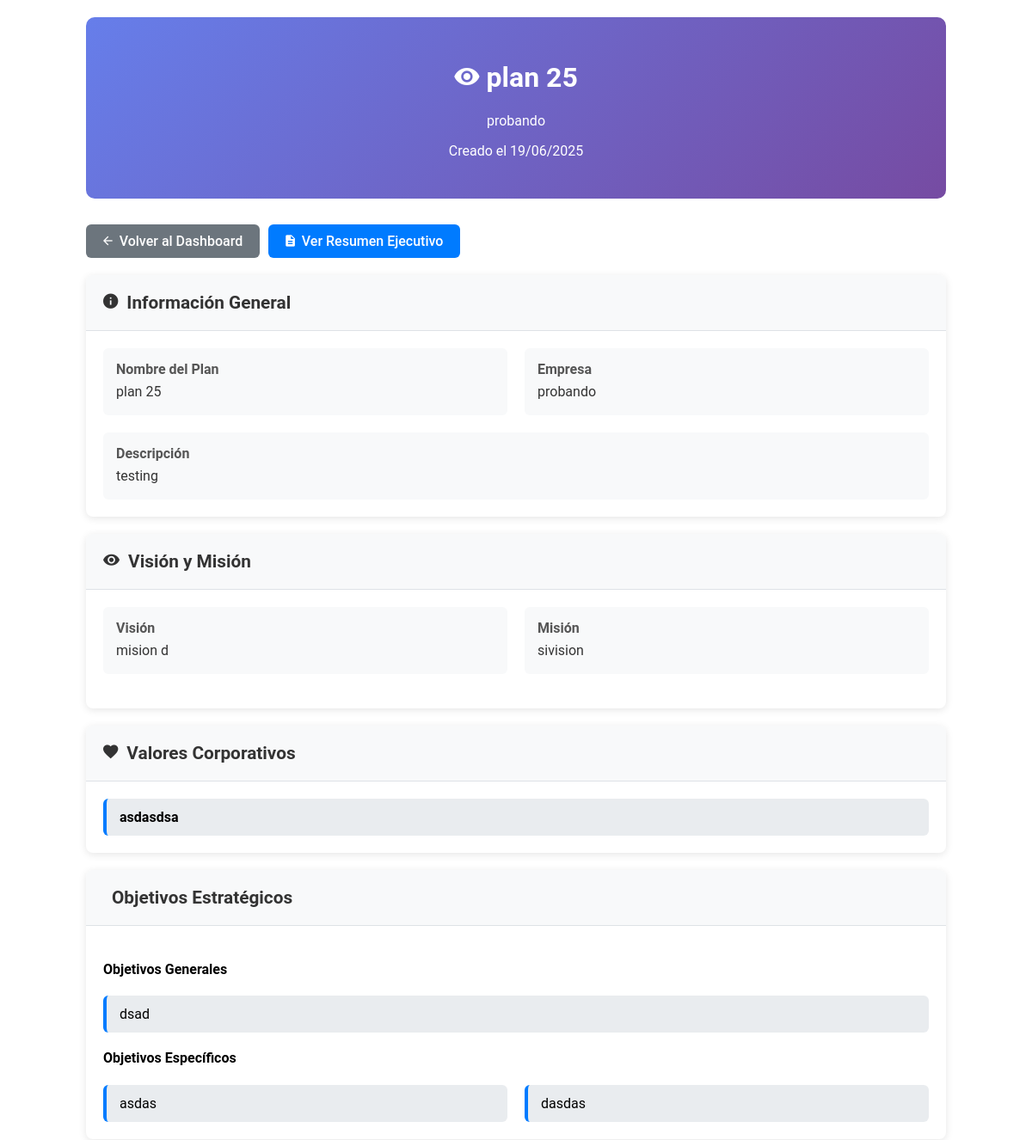
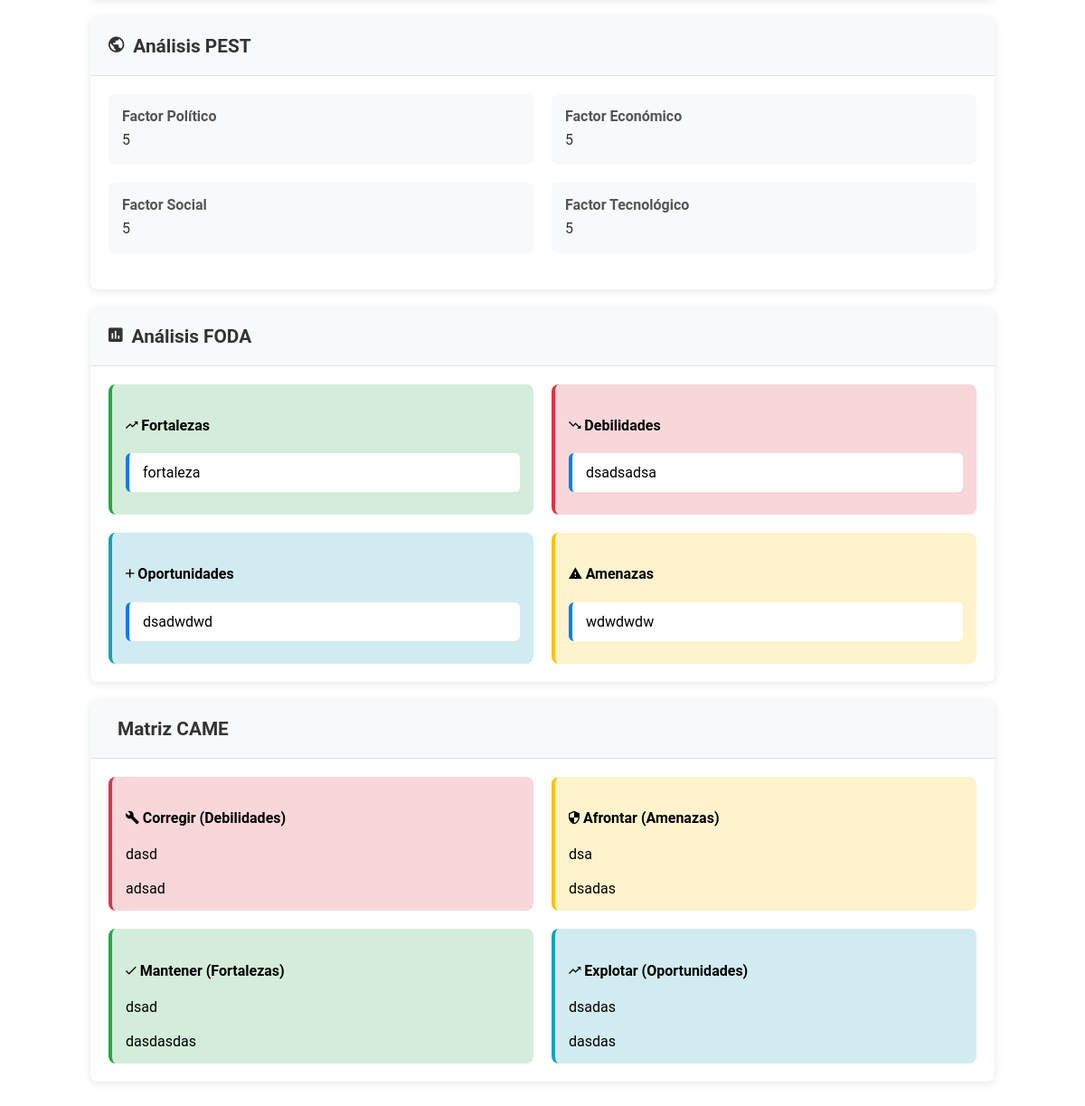
Page /Vista/ver_plan.php?id=23 (signed in) on the committed database (2 pictures, top to bottom).
### tables this page shows
CREATE TABLE IF NOT EXISTS `tb_plan_estrategico` (
  `id_plan` int(11) NOT NULL AUTO_INCREMENT,
  `id_usuario` int(11) NOT NULL,
  `nombre_plan` varchar(255) NOT NULL,
  `empresa` varchar(255) NOT NULL,
  `descripcion` text DEFAULT NULL,
  `fecha_creacion` datetime DEFAULT current_timestamp(),
  `fecha_modificacion` datetime DEFAULT current_timestamp() ON UPDATE current_timestamp(),
  `estado` enum('borrador','completado','archivado') DEFAULT 'borrador',
  `logo_empresa` varchar(255) DEFAULT NULL,
  PRIMARY KEY (`id_plan`),
  KEY `idx_usuario` (`id_usuario`),
  CONSTRAINT `fk_plan_usuario` FOREIGN KEY (`id_usuario`) REFERENCES `tb_usuario` (`id_usuario`) ON DELETE CASCADE
);

CREATE TABLE IF NOT EXISTS `tb_vision_mision` (
  `id_vision_mision` int(11) NOT NULL AUTO_INCREMENT,
  `id_plan` int(11) NOT NULL,
  `vision` text NOT NULL,
  `mision` text NOT NULL,
  `fecha_creacion` datetime DEFAULT current_timestamp(),
  PRIMARY KEY (`id_vision_mision`),
  KEY `idx_plan` (`id_plan`),
  CONSTRAINT `fk_vision_mision_plan` FOREIGN KEY (`id_plan`) REFERENCES `tb_plan_estrategico` (`id_plan`) ON DELETE CASCADE
);

CREATE TABLE IF NOT EXISTS `tb_valores` (
  `id_valor` int(11) NOT NULL AUTO_INCREMENT,
  `id_plan` int(11) NOT NULL,
  `valor` varchar(255) NOT NULL,
  `descripcion` text DEFAULT NULL,
  `orden` int(11) DEFAULT 0,
  PRIMARY KEY (`id_valor`),
  KEY `idx_plan` (`id_plan`),
  CONSTRAINT `fk_valores_plan` FOREIGN KEY (`id_plan`) REFERENCES `tb_plan_estrategico` (`id_plan`) ON DELETE CASCADE
);

CREATE TABLE IF NOT EXISTS `tb_objetivos_estrategicos` (
  `id_objetivo` int(11) NOT NULL AUTO_INCREMENT,
  `id_plan` int(11) NOT NULL,
  `objetivo` text NOT NULL,
  `categoria` varchar(100) DEFAULT NULL,
  `prioridad` enum('alta','media','baja') DEFAULT 'media',
  `orden` int(11) DEFAULT 0,
  PRIMARY KEY (`id_objetivo`),
  KEY `idx_plan` (`id_plan`),
  CONSTRAINT `fk_objetivos_plan` FOREIGN KEY (`id_plan`) REFERENCES `tb_plan_estrategico` (`id_plan`) ON DELETE CASCADE
);

CREATE TABLE IF NOT EXISTS `tb_analisis_pest` (
  `id_pest` int(11) NOT NULL AUTO_INCREMENT,
  `id_plan` int(11) NOT NULL,
  `factor_politico` text DEFAULT NULL,
  `factor_economico` text DEFAULT NULL,
  `factor_social` text DEFAULT NULL,
  `factor_tecnologico` text DEFAULT NULL,
  `fecha_creacion` datetime DEFAULT current_timestamp(),
  PRIMARY KEY (`id_pest`),
  KEY `idx_plan` (`id_plan`),
  CONSTRAINT `fk_pest_plan` FOREIGN KEY (`id_plan`) REFERENCES `tb_plan_estrategico` (`id_plan`) ON DELETE CASCADE
);

CREATE TABLE IF NOT EXISTS `tb_fortalezas` (
  `id_fortaleza` int(11) NOT NULL AUTO_INCREMENT,
  `id_plan` int(11) NOT NULL,
  `descripcion` text NOT NULL,
  `orden` int(11) DEFAULT 0,
  `fecha_creacion` timestamp NOT NULL DEFAULT current_timestamp(),
  PRIMARY KEY (`id_fortaleza`),
  KEY `idx_plan` (`id_plan`),
  CONSTRAINT `fk_fortalezas_plan` FOREIGN KEY (`id_plan`) REFERENCES `tb_plan_estrategico` (`id_plan`) ON DELETE CASCADE
);

CREATE TABLE IF NOT EXISTS `tb_debilidades` (
  `id_debilidad` int(11) NOT NULL AUTO_INCREMENT,
  `id_plan` int(11) NOT NULL,
  `descripcion` text NOT NULL,
  `orden` int(11) DEFAULT 0,
  `fecha_creacion` timestamp NOT NULL DEFAULT current_timestamp(),
  PRIMARY KEY (`id_debilidad`),
  KEY `idx_plan` (`id_plan`),
  CONSTRAINT `fk_debilidades_plan` FOREIGN KEY (`id_plan`) REFERENCES `tb_plan_estrategico` (`id_plan`) ON DELETE CASCADE
);

CREATE TABLE IF NOT EXISTS `tb_oportunidades` (
  `id_oportunidad` int(11) NOT NULL AUTO_INCREMENT,
  `id_plan` int(11) NOT NULL,
  `descripcion` text NOT NULL,
  `origen` enum('pest','porter','manual') DEFAULT 'manual',
  `orden` int(11) DEFAULT 0,
  `fecha_creacion` timestamp NOT NULL DEFAULT current_timestamp(),
  PRIMARY KEY (`id_oportunidad`),
  KEY `idx_plan` (`id_plan`),
  CONSTRAINT `fk_oportunidades_plan` FOREIGN KEY (`id_plan`) REFERENCES `tb_plan_estrategico` (`id_plan`) ON DELETE CASCADE
);

CREATE TABLE IF NOT EXISTS `tb_amenazas` (
  `id_amenaza` int(11) NOT NULL AUTO_INCREMENT,
  `id_plan` int(11) NOT NULL,
  `descripcion` text NOT NULL,
  `origen` enum('pest','porter','manual') DEFAULT 'manual',
  `orden` int(11) DEFAULT 0,
  `fecha_creacion` timestamp NOT NULL DEFAULT current_timestamp(),
  PRIMARY KEY (`id_amenaza`),
  KEY `idx_plan` (`id_plan`),
  CONSTRAINT `fk_amenazas_plan` FOREIGN KEY (`id_plan`) REFERENCES `tb_plan_estrategico` (`id_plan`) ON DELETE CASCADE
);

CREATE TABLE IF NOT EXISTS `tb_matriz_came` (
  `id_came` int(11) NOT NULL AUTO_INCREMENT,
  `id_plan` int(11) NOT NULL,
  `corregir` text DEFAULT NULL,
  `afrontar` text DEFAULT NULL,
  `mantener` text DEFAULT NULL,
  `explotar` text DEFAULT NULL,
  `fecha_creacion` datetime DEFAULT current_timestamp(),
  PRIMARY KEY (`id_came`),
  KEY `idx_plan` (`id_plan`),
  CONSTRAINT `fk_came_plan` FOREIGN KEY (`id_plan`) REFERENCES `tb_plan_estrategico` (`id_plan`) ON DELETE CASCADE
);

### Vista/ver_plan.php (the view, shortened to what the rows shown need)
<?php
require_once '../Controllers/PlanEstrategicoController.php';
$controller = new PlanEstrategicoController();
$plan = $controller->obtenerDetallePlan($id_plan);
?>
<!DOCTYPE html>
<html lang="es">
<head>
    <link rel="stylesheet" href="../public/css/main.css">
    <link rel="stylesheet" href="../public/css/material-design-iconic-font.min.css">
</head>
<body>
    <div class="plan-viewer">
        <div class="header">
            <h1><i class="zmdi zmdi-eye"></i> <?php echo htmlspecialchars($plan['nombre_plan']); ?></h1>
            <p><?php echo htmlspecialchars($plan['empresa']); ?></p>
            <p>Creado el <?php echo date('d/m/Y', strtotime($plan['fecha_creacion'])); ?></p>
        </div>
        <div class="section">
            <div class="section-header">
                <h2 class="section-title">
                    <i class="zmdi zmdi-info"></i> Información General
                </h2>
            </div>
            <div class="section-content">
                <div class="info-grid">
                    <div class="info-item">
                        <div class="info-label">Nombre del Plan</div>
                        <div class="info-value"><?php echo htmlspecialchars($plan['nombre_plan']); ?></div>
                    </div>
                    <div class="info-item">
                        <div class="info-label">Empresa</div>
                        <div class="info-value"><?php echo htmlspecialchars($plan['empresa']); ?></div>
                    </div>
                </div>
                <?php if (!empty($plan['descripcion'])): ?>
                <div class="info-item">
                    <div class="info-label">Descripción</div>
                    <div class="info-value"><?php echo nl2br(htmlspecialchars($plan['descripcion'])); ?></div>
                </div>
                <?php endif; ?>
            </div>
        </div>
        <?php if ($plan['vision_mision']): ?>
        <div class="section">
            <div class="section-header">
                <h2 class="section-title">
                    <i class="zmdi zmdi-eye"></i> Visión y Misión
                </h2>
            </div>
            <div class="section-content">
                <div class="info-grid">
                    <div class="info-item">
                        <div class="info-label">Visión</div>
                        <div class="info-value"><?php echo nl2br(htmlspecialchars($plan['vision_mision']['vision'])); ?></div>
                    </div>
                    <div class="info-item">
                        <div class="info-label">Misión</div>
                        <div class="info-value"><?php echo nl2br(htmlspecialchars($plan['vision_mision']['mision'])); ?></div>
                    </div>
                </div>
            </div>
        </div>
        <?php endif; ?>
        <?php if (!empty($plan['valores'])): ?>
        <div class="section">
            <div class="section-header">
                <h2 class="section-title">
                    <i class="zmdi zmdi-favorite"></i> Valores Corporativos
                </h2>
            </div>
            <div class="section-content">
                <div class="list-grid">
                    <?php foreach ($plan['valores'] as $valor): ?>
                    <div class="list-item">
                        <strong><?php echo htmlspecialchars($valor['valor']); ?></strong><br>
                    </div>
                    <?php endforeach; ?>
                </div>
            </div>
        </div>
        <?php endif; ?>
        <?php if (!empty($plan['objetivos'])): ?>
        <div class="section">
            <div class="section-header">
                <h2 class="section-title">
                    <i class="zmdi zmdi-target"></i> Objetivos Estratégicos
                </h2>
            </div>
            <div class="section-content">
                <?php
                $objetivos_generales = array_filter($plan['objetivos'], function($obj) { return $obj['categoria'] === 'general'; });
                $objetivos_especificos = array_filter($plan['objetivos'], function($obj) { return $obj['categoria'] === 'especifico'; });
                ?>
                <?php if (!empty($objetivos_generales)): ?>
                <div class="list-grid">
                    <?php foreach ($objetivos_generales as $objetivo): ?>
                    <div class="list-item">
                        <?php echo htmlspecialchars($objetivo['objetivo']); ?>
                    </div>
                    <?php endforeach; ?>
                </div>
                <?php endif; ?>
                <?php if (!empty($objetivos_especificos)): ?>
                <div class="list-grid">
                    <?php foreach ($objetivos_especificos as $objetivo): ?>
                    <div class="list-item">
                        <?php echo htmlspecialchars($objetivo['objetivo']); ?>
                    </div>
                    <?php endforeach; ?>
                </div>
                <?php endif; ?>
            </div>
        </div>
        <?php endif; ?>
        <?php if ($plan['pest']): ?>
        <div class="section">
            <div class="section-header">
                <h2 class="section-title">
                    <i class="zmdi zmdi-globe"></i> Análisis PEST
                </h2>
            </div>
            <div class="section-content">
                <div class="info-grid">
                    <div class="info-item">
                        <div class="info-label">Factor Político</div>
                        <div class="info-value"><?php echo nl2br(htmlspecialchars($plan['pest']['factor_politico'])); ?></div>
                    </div>
                    <div class="info-item">
                        <div class="info-label">Factor Económico</div>
                        <div class="info-value"><?php echo nl2br(htmlspecialchars($plan['pest']['factor_economico'])); ?></div>
                    </div>
                    <div class="info-item">
                        <div class="info-label">Factor Social</div>
                        <div class="info-value"><?php echo nl2br(htmlspecialchars($plan['pest']['factor_social'])); ?></div>
                    </div>
                    <div class="info-item">
                        <div class="info-label">Factor Tecnológico</div>
                        <div class="info-value"><?php echo nl2br(htmlspecialchars($plan['pest']['factor_tecnologico'])); ?></div>
                    </div>
                </div>
            </div>
        </div>
        <?php endif; ?>
        <div class="section">
            <div class="section-header">
                <h2 class="section-title">
                    <i class="zmdi zmdi-chart"></i> Análisis FODA
                </h2>
            </div>
            <div class="section-content">
                <div class="foda-grid">
                    <div class="foda-section fortalezas">
                        <h4><i class="zmdi zmdi-trending-up"></i> Fortalezas</h4>
                        <?php if (!empty($plan['fortalezas'])): ?>
                            <?php foreach ($plan['fortalezas'] as $item): ?>
                            <div class="list-item" style="margin-bottom: 10px; background: white;">
                                <?php echo htmlspecialchars($item['descripcion']); ?>
                            </div>
                            <?php endforeach; ?>
                        <?php else: ?>
                            <div class="empty-message">No hay fortalezas registradas</div>
                        <?php endif; ?>
                    </div>
                    <div class="foda-section debilidades">
                        <h4><i class="zmdi zmdi-trending-down"></i> Debilidades</h4>
                        <?php if (!empty($plan['debilidades'])): ?>
                            <?php foreach ($plan['debilidades'] as $item): ?>
                            <div class="list-item" style="margin-bottom: 10px; background: white;">
                                <?php echo htmlspecialchars($item['descripcion']); ?>
                            </div>
                            <?php endforeach; ?>
                        <?php else: ?>
                            <div class="empty-message">No hay debilidades registradas</div>
                        <?php endif; ?>
                    </div>
                    <div class="foda-section oportunidades">
                        <h4><i class="zmdi zmdi-plus"></i> Oportunidades</h4>
                        <?php if (!empty($plan['oportunidades'])): ?>
                            <?php foreach ($plan['oportunidades'] as $item): ?>
                            <div class="list-item" style="margin-bottom: 10px; background: white;">
                                <?php echo htmlspecialchars($item['descripcion']); ?>
                            </div>
                            <?php endforeach; ?>
                        <?php else: ?>
                            <div class="empty-message">No hay oportunidades registradas</div>
                        <?php endif; ?>
                    </div>
                    <div class="foda-section amenazas">
                        <h4><i class="zmdi zmdi-alert-triangle"></i> Amenazas</h4>
                        <?php if (!empty($plan['amenazas'])): ?>
                            <?php foreach ($plan['amenazas'] as $item): ?>
                            <div class="list-item" style="margin-bottom: 10px; background: white;">
                                <?php echo htmlspecialchars($item['descripcion']); ?>
                            </div>
                            <?php endforeach; ?>
                        <?php else: ?>
                            <div class="empty-message">No hay amenazas registradas</div>
                        <?php endif; ?>
                    </div>
                </div>
            </div>
        </div>
        <?php if ($plan['matriz_came']): ?>
        <div class="section">
            <div class="section-header">
                <h2 class="section-title">
                    <i class="zmdi zmdi-matrix"></i> Matriz CAME
                </h2>
            </div>
            <div class="section-content">
                <div class="came-grid">
                    <div class="came-item corregir">
                        <h4><i class="zmdi zmdi-wrench"></i> Corregir (Debilidades)</h4>
                        <div><?php echo nl2br(htmlspecialchars($plan['matriz_came']['corregir'] ?? 'No especificado')); ?></div>
                    </div>
                    <div class="came-item afrontar">
                        <h4><i class="zmdi zmdi-shield-security"></i> Afrontar (Amenazas)</h4>
                        <div><?php echo nl2br(htmlspecialchars($plan['matriz_came']['afrontar'] ?? 'No especificado')); ?></div>
                    </div>
                    <div class="came-item mantener">
                        <h4><i class="zmdi zmdi-check"></i> Mantener (Fortalezas)</h4>
                        <div><?php echo nl2br(htmlspecialchars($plan['matriz_came']['mantener'] ?? 'No especificado')); ?></div>
                    </div>
                    <div class="came-item explotar">
                        <h4><i class="zmdi zmdi-trending-up"></i> Explotar (Oportunidades)</h4>
                        <div><?php echo nl2br(htmlspecialchars($plan['matriz_came']['explotar'] ?? 'No especificado')); ?></div>
                    </div>
                </div>
            </div>
        </div>
        <?php endif; ?>
    </div>
</body>
</html>

### rows in the picture
tb_plan_estrategico: nombre_plan "plan 25", empresa "probando", fecha_creacion "19/06/2025", descripcion "testing"
tb_vision_mision: vision "mision d", mision "sivision"
tb_valores: valor "asdasdsa"
tb_objetivos_estrategicos: objetivo "dsad"
tb_objetivos_estrategicos: objetivo "asdas"
tb_objetivos_estrategicos: objetivo "dasdas"
tb_analisis_pest: factor_politico "5", factor_economico "5", factor_social "5", factor_tecnologico "5"
tb_fortalezas: descripcion "fortaleza"
tb_debilidades: descripcion "dsadsadsa"
tb_oportunidades: descripcion "dsadwdwd"
tb_amenazas: descripcion "wdwdwdw"
tb_matriz_came: corregir "dasd adsad", afrontar "dsa dsadas", mantener "dsad dasdasdas", explotar "dsadas dasdas"
